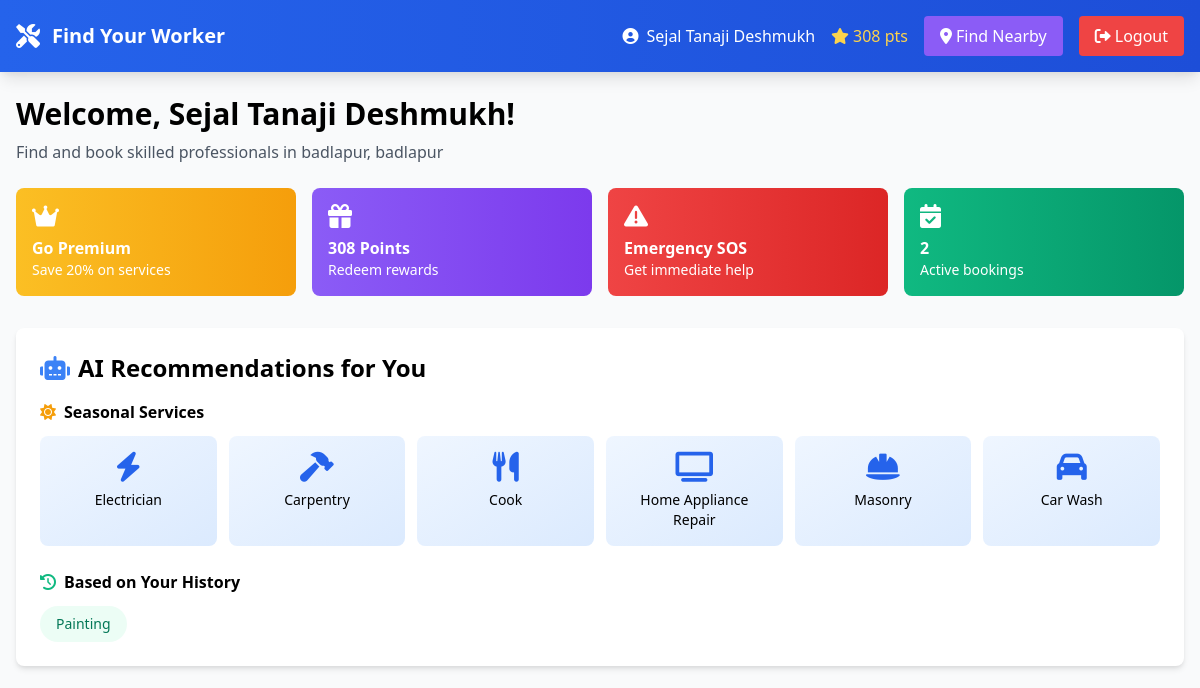
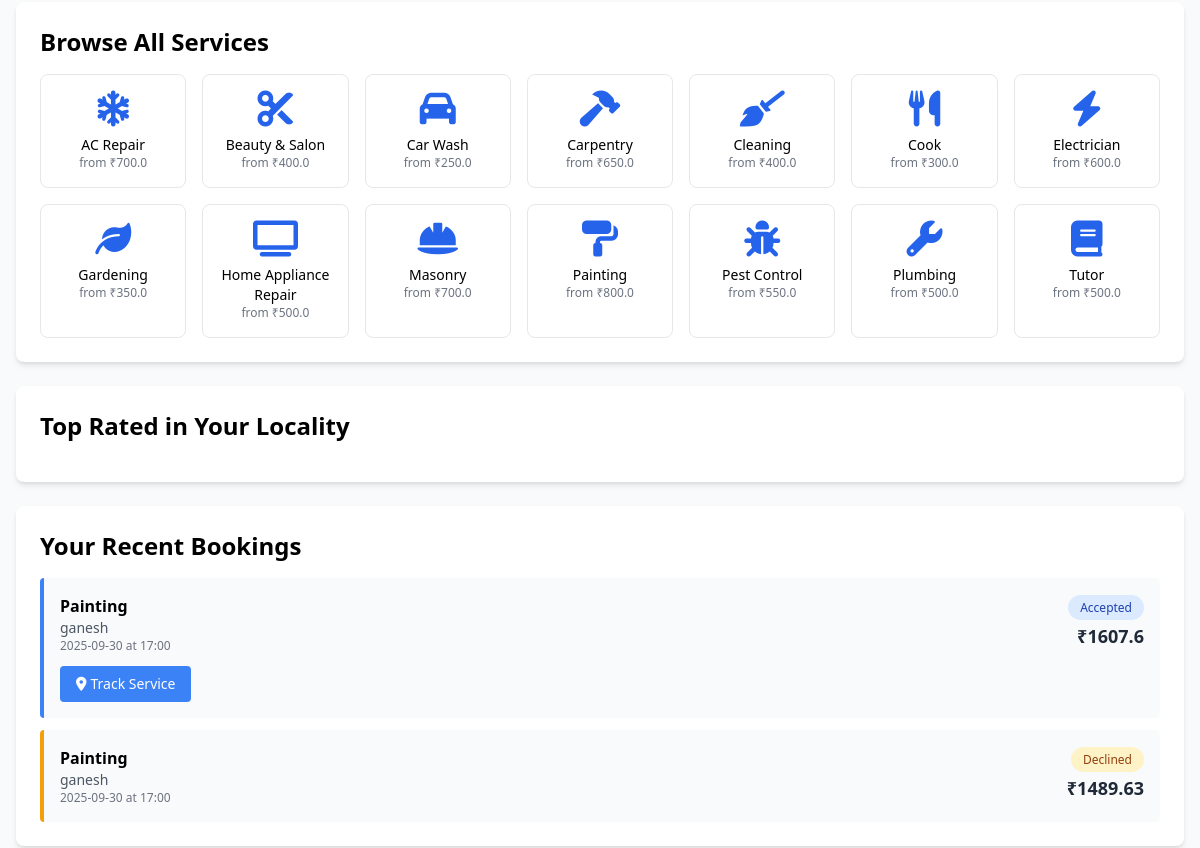
Page /user_dashboard (signed in, upper part) on the earlier database version (2 pictures, top to bottom).
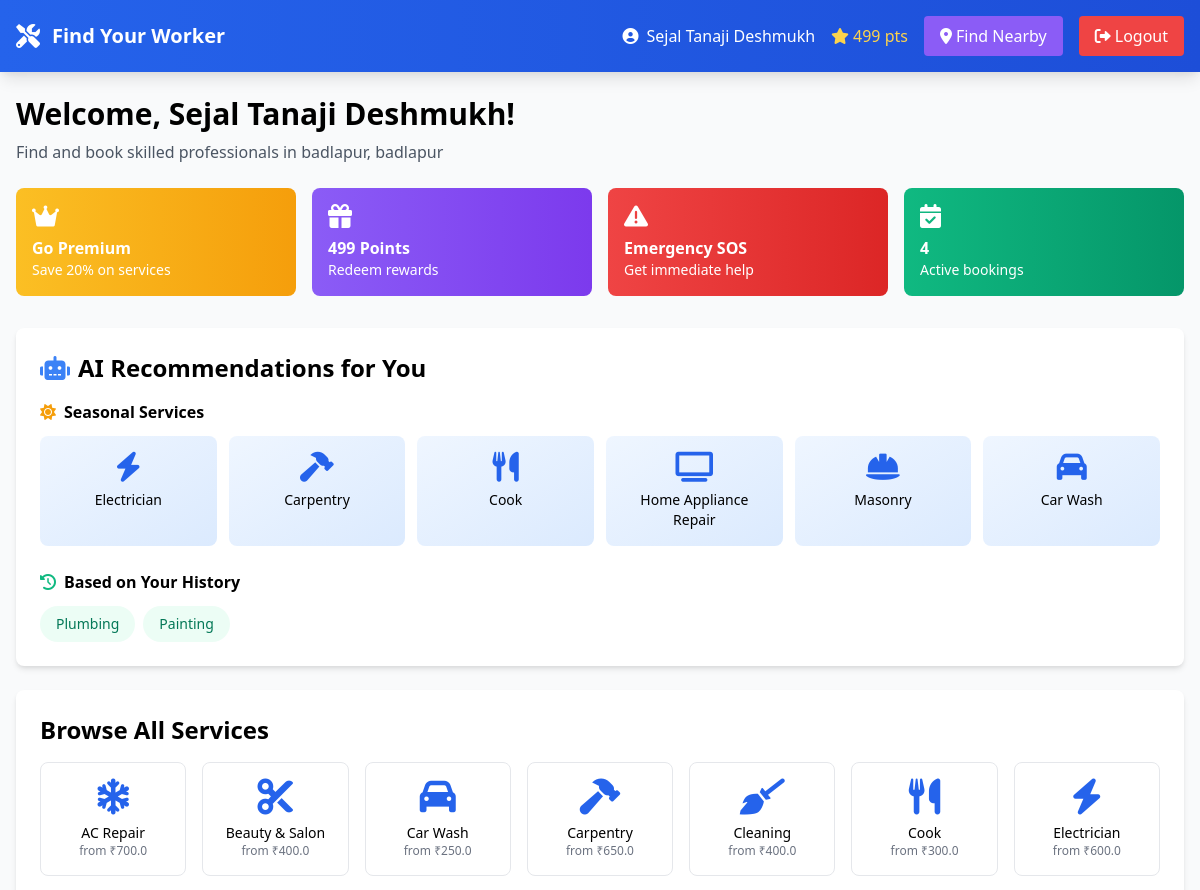
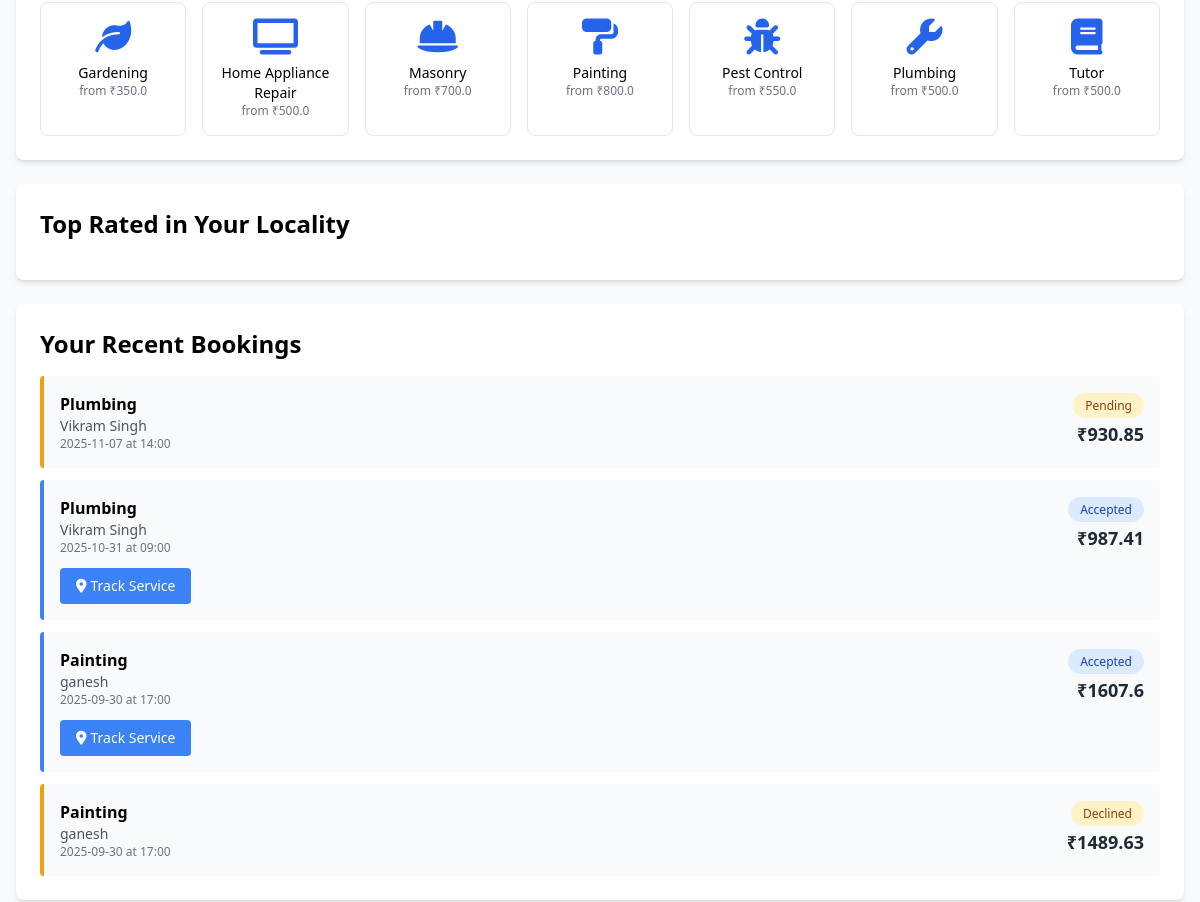
Same page on the later database version (2 pictures, top to bottom).
### tables this page shows
CREATE TABLE users (
            id INTEGER PRIMARY KEY AUTOINCREMENT,
            email TEXT UNIQUE NOT NULL,
            password TEXT NOT NULL,
            name TEXT NOT NULL,
            phone TEXT,
            address TEXT,
            city TEXT,
            locality TEXT,
            user_type TEXT NOT NULL,
            loyalty_points INTEGER DEFAULT 0,
            is_premium BOOLEAN DEFAULT 0,
            created_at TIMESTAMP DEFAULT CURRENT_TIMESTAMP
        );

CREATE TABLE service_categories (
            id INTEGER PRIMARY KEY AUTOINCREMENT,
            name TEXT NOT NULL,
            icon TEXT,
            seasonal_peak TEXT,
            eco_friendly_available BOOLEAN DEFAULT 0,
            base_price REAL
        );

CREATE TABLE service_requests (
            id INTEGER PRIMARY KEY AUTOINCREMENT,
            user_id INTEGER,
            worker_id INTEGER,
            service_type TEXT NOT NULL,
            description TEXT,
            location TEXT,
            locality TEXT,
            preferred_date TEXT,
            preferred_time TEXT,
            base_price REAL,
            labor_cost REAL,
            material_cost REAL,
            tax REAL,
            surge_multiplier REAL DEFAULT 1.0,
            final_price REAL,
            status TEXT DEFAULT 'pending',
            tracking_status TEXT DEFAULT 'not_started',
            eta_minutes INTEGER,
            is_group_booking BOOLEAN DEFAULT 0,
            created_at TIMESTAMP DEFAULT CURRENT_TIMESTAMP,
            FOREIGN KEY (user_id) REFERENCES users (id),
            FOREIGN KEY (worker_id) REFERENCES workers (id)
        );

### app.py (the view)
@app.route('/user_dashboard')
@login_required
def user_dashboard():
    if session['user_type'] != 'user':
        return redirect(url_for('worker_dashboard'))
    conn = get_db_connection()
    recommendations = get_ai_recommendations(session['user_id'])
    service_categories = conn.execute('SELECT * FROM service_categories ORDER BY name').fetchall()
    recent_requests = conn.execute('''
        SELECT sr.*, w.skills, u.name as worker_name, u.phone as worker_phone
        FROM service_requests sr
        LEFT JOIN workers w ON sr.worker_id = w.id
        LEFT JOIN users u ON w.user_id = u.id
        WHERE sr.user_id = ?
        ORDER BY sr.created_at DESC
        LIMIT 5
    ''', (session['user_id'],)).fetchall()
    local_workers = conn.execute('''
        SELECT w.*, u.name, u.city, u.locality
        FROM workers w
        JOIN users u ON w.user_id = u.id
        WHERE (u.locality = ? OR u.city = ?)
          AND w.availability = 'available'
        ORDER BY w.rating DESC, w.total_jobs DESC
        LIMIT 8
    ''', (session.get('user_locality', ''), session['user_city'])).fetchall()
    conn.close()
    return render_template(
        'user_dashboard.html',
        recommendations=recommendations,
        service_categories=service_categories,
        recent_requests=recent_requests,
        local_workers=local_workers
    )

### app.py (called while the page is built)
def login_required(f):
    @wraps(f)
    def decorated_function(*args, **kwargs):
        if 'user_id' not in session:
            return redirect(url_for('login'))
        return f(*args, **kwargs)
    return decorated_function

def get_db_connection():
    conn = sqlite3.connect('service_portal.db', timeout=30.0)
    conn.row_factory = sqlite3.Row
    conn.execute('PRAGMA journal_mode=WAL')
    return conn

def get_seasonal_recommendations():
    current_month = datetime.now().month
    if current_month in [3, 4, 5, 6]:
        season = 'summer'
    elif current_month in [12, 1, 2]:
        season = 'winter'
    elif current_month in [7, 8, 9]:
        season = 'monsoon'
    else:
        season = 'spring'
    conn = get_db_connection()
    rows = conn.execute(
        '''SELECT name, icon FROM service_categories
           WHERE seasonal_peak = ? OR seasonal_peak = 'all'
           LIMIT 6''',
        (season,)
    ).fetchall()
    conn.close()
    return [dict(r) for r in rows]

### templates/user_dashboard.html (shortened to what this page needs)
{% extends "base.html" %}
{% block content %}
<div class="mb-6">
    <h2 class="text-3xl font-bold mb-2">Welcome, {{ session.user_name }}!</h2>
    <p class="text-gray-600">Find and book skilled professionals in {{ session.user_locality }}, {{ session.user_city }}</p>
</div>
<div class="grid md:grid-cols-4 gap-4 mb-8">
    <a href="{{ url_for('subscription_plans') }}" class="bg-gradient-to-r from-yellow-400 to-yellow-500 text-white p-4 rounded-lg hover:shadow-lg transition-all">
        <i class="fas fa-crown text-2xl mb-2"></i>
        <h3 class="font-bold">Go Premium</h3>
        <p class="text-sm">Save 20% on services</p>
    </a>
    <a href="{{ url_for('loyalty_rewards') }}" class="bg-gradient-to-r from-purple-500 to-purple-600 text-white p-4 rounded-lg hover:shadow-lg transition-all">
        <i class="fas fa-gift text-2xl mb-2"></i>
        <h3 class="font-bold">{{ session.loyalty_points }} Points</h3>
        <p class="text-sm">Redeem rewards</p>
    </a>
    <button onclick="showEmergencySOS()" class="bg-gradient-to-r from-red-500 to-red-600 text-white p-4 rounded-lg hover:shadow-lg transition-all text-left">
        <i class="fas fa-exclamation-triangle text-2xl mb-2"></i>
        <h3 class="font-bold">Emergency SOS</h3>
        <p class="text-sm">Get immediate help</p>
    </button>
    <div class="bg-gradient-to-r from-green-500 to-green-600 text-white p-4 rounded-lg">
        <i class="fas fa-calendar-check text-2xl mb-2"></i>
        <h3 class="font-bold">{{ recent_requests|length }}</h3>
        <p class="text-sm">Active bookings</p>
    </div>
</div>
<div class="bg-white rounded-lg shadow-md p-6 mb-6">
    <h3 class="text-2xl font-semibold mb-4">
        <i class="fas fa-robot text-blue-500 mr-2"></i>AI Recommendations for You
    </h3>
    {% if recommendations.seasonal %}
    <div class="mb-6">
        <h4 class="font-semibold mb-3 flex items-center">
            <i class="fas fa-sun text-yellow-500 mr-2"></i>Seasonal Services
        </h4>
        <div class="grid grid-cols-2 md:grid-cols-6 gap-3">
            {% for service in recommendations.seasonal %}
            <a href="{{ url_for('browse_services', category=service.name) }}"
               class="bg-gradient-to-br from-blue-50 to-blue-100 p-4 rounded-lg text-center hover:shadow-md transition-all">
                <i class="fas {{ service.icon }} text-3xl text-blue-600 mb-2"></i>
                <p class="text-sm font-medium">{{ service.name }}</p>
            </a>
            {% endfor %}
        </div>
    </div>
    {% endif %}
    {% if recommendations.personal %}
    <div>
        <h4 class="font-semibold mb-3 flex items-center">
            <i class="fas fa-history text-green-500 mr-2"></i>Based on Your History
        </h4>
        <div class="flex flex-wrap gap-2">
            {% for hist in recommendations.personal %}
            <a href="{{ url_for('browse_services', category=hist.service_type) }}"
               class="bg-green-50 text-green-700 px-4 py-2 rounded-full text-sm hover:bg-green-100">
                {{ hist.service_type }}
            </a>
            {% endfor %}
        </div>
    </div>
    {% endif %}
</div>
<div class="bg-white rounded-lg shadow-md p-6 mb-6">
    <h3 class="text-2xl font-semibold mb-4">Browse All Services</h3>
    <div class="grid grid-cols-2 md:grid-cols-4 lg:grid-cols-7 gap-4">
        {% for category in service_categories %}
        <a href="{{ url_for('browse_services', category=category.name) }}"
           class="p-4 border rounded-lg hover:border-blue-500 hover:shadow-md transition-all text-center">
            <i class="fas {{ category.icon }} text-4xl text-blue-600 mb-2"></i>
            <p class="text-sm font-medium">{{ category.name }}</p>
            <p class="text-xs text-gray-500">from ₹{{ category.base_price }}</p>
        </a>
        {% endfor %}
    </div>
</div>
<div class="bg-white rounded-lg shadow-md p-6 mb-6">
    <h3 class="text-2xl font-semibold mb-4">Top Rated in Your Locality</h3>
</div>
<div class="bg-white rounded-lg shadow-md p-6">
    <h3 class="text-2xl font-semibold mb-4">Your Recent Bookings</h3>
    {% if recent_requests %}
    <div class="space-y-3">
        {% for request in recent_requests %}
        <div class="border-l-4 {{ 'border-green-500' if request.status == 'completed' else 'border-blue-500' if request.status == 'accepted' else 'border-yellow-500' }} p-4 bg-gray-50 rounded">
            <div class="flex justify-between items-start">
                <div class="flex-1">
                    <h4 class="font-semibold">{{ request.service_type }}</h4>
                    <p class="text-sm text-gray-600">{{ request.worker_name or 'Waiting for assignment' }}</p>
                    <p class="text-xs text-gray-500">{{ request.preferred_date }} at {{ request.preferred_time }}</p>
                </div>
                <div class="text-right">
                    <span class="px-3 py-1 rounded-full text-xs font-medium
                               {{ 'bg-green-100 text-green-800' if request.status == 'completed' else
                                  'bg-blue-100 text-blue-800' if request.status == 'accepted' else
                                  'bg-yellow-100 text-yellow-800' }}">
                        {{ request.status.title() }}
                    </span>
                    <p class="text-lg font-bold text-gray-800 mt-1">₹{{ request.final_price }}</p>
                </div>
            </div>
            {% if request.status == 'accepted' %}
            <div class="mt-3">
                <a href="{{ url_for('track_service', request_id=request.id) }}"
                   class="bg-blue-500 text-white px-4 py-2 rounded text-sm hover:bg-blue-600 inline-block">
                    <i class="fas fa-map-marker-alt mr-1"></i>Track Service
                </a>
            </div>
            {% endif %}
        </div>
        {% endfor %}
    </div>
    {% else %}
    <p class="text-center text-gray-500 py-8">No bookings yet. Start by browsing services!</p>
    {% endif %}
</div>
{% endblock %}

### templates/base.html (shortened to what this page needs)
<!DOCTYPE html>
<html lang="en">
<head>
    <link href="https://cdnjs.cloudflare.com/ajax/libs/tailwindcss/2.2.19/tailwind.min.css" rel="stylesheet">
    <link href="https://cdnjs.cloudflare.com/ajax/libs/font-awesome/6.0.0/css/all.min.css" rel="stylesheet">
    <link rel="stylesheet" href="https://unpkg.com/leaflet@1.9.4/dist/leaflet.css"/>
</head>
<body class="bg-gray-50">
    <nav class="bg-gradient-to-r from-blue-600 to-blue-700 shadow-lg">
        <div class="max-w-7xl mx-auto px-4">
            <div class="flex justify-between items-center py-4">
                <div class="flex items-center">
                    <i class="fas fa-tools text-white text-2xl mr-3"></i>
                    <h1 class="text-white text-xl font-bold">Find Your Worker</h1>
                </div>
                <div class="flex items-center space-x-4">
                    {% if session.user_id %}
                        <span class="text-white flex items-center">
                            <i class="fas fa-user-circle mr-2"></i>{{ session.user_name }}
                        </span>
                        {% if session.user_type == 'user' %}
                        <span class="text-yellow-300 flex items-center">
                            <i class="fas fa-star mr-1"></i>{{ session.loyalty_points }} pts
                        </span>
                        <a href="{{ url_for('nearby_workers_page') }}"
                           class="bg-purple-500 text-white px-4 py-2 rounded hover:bg-purple-600">
                            <i class="fas fa-map-marker-alt mr-1"></i>Find Nearby
                        </a>
                        {% endif %}
                        <a href="{{ url_for('logout') }}" class="bg-red-500 text-white px-4 py-2 rounded hover:bg-red-600">
                            <i class="fas fa-sign-out-alt mr-1"></i>Logout
                        </a>
                    {% else %}
                        <a href="{{ url_for('login') }}" class="text-white hover:text-blue-200">Login</a>
                        <a href="{{ url_for('register') }}" class="bg-green-500 text-white px-4 py-2 rounded hover:bg-green-600">Register</a>
                    {% endif %}
                </div>
            </div>
        </div>
    </nav>
    <main class="max-w-7xl mx-auto py-6 px-4">
        {% block content %}{% endblock %}
    </main>
</body>
</html>

Differences in the rows shown:
added service_requests: service_type "Plumbing", name "Vikram Singh", preferred_date "2025-11-07", preferred_time "14:00", status "Pending", final_price "930.85"
added service_requests: service_type "Plumbing", name "Vikram Singh", preferred_date "2025-10-31", preferred_time "09:00", status "Accepted", final_price "987.41"
Other differences:
{{ session.loyalty_points }}: "308" → "499"
{{ recent_requests|length }}: "2" → "4"
new list line: "Plumbing"
